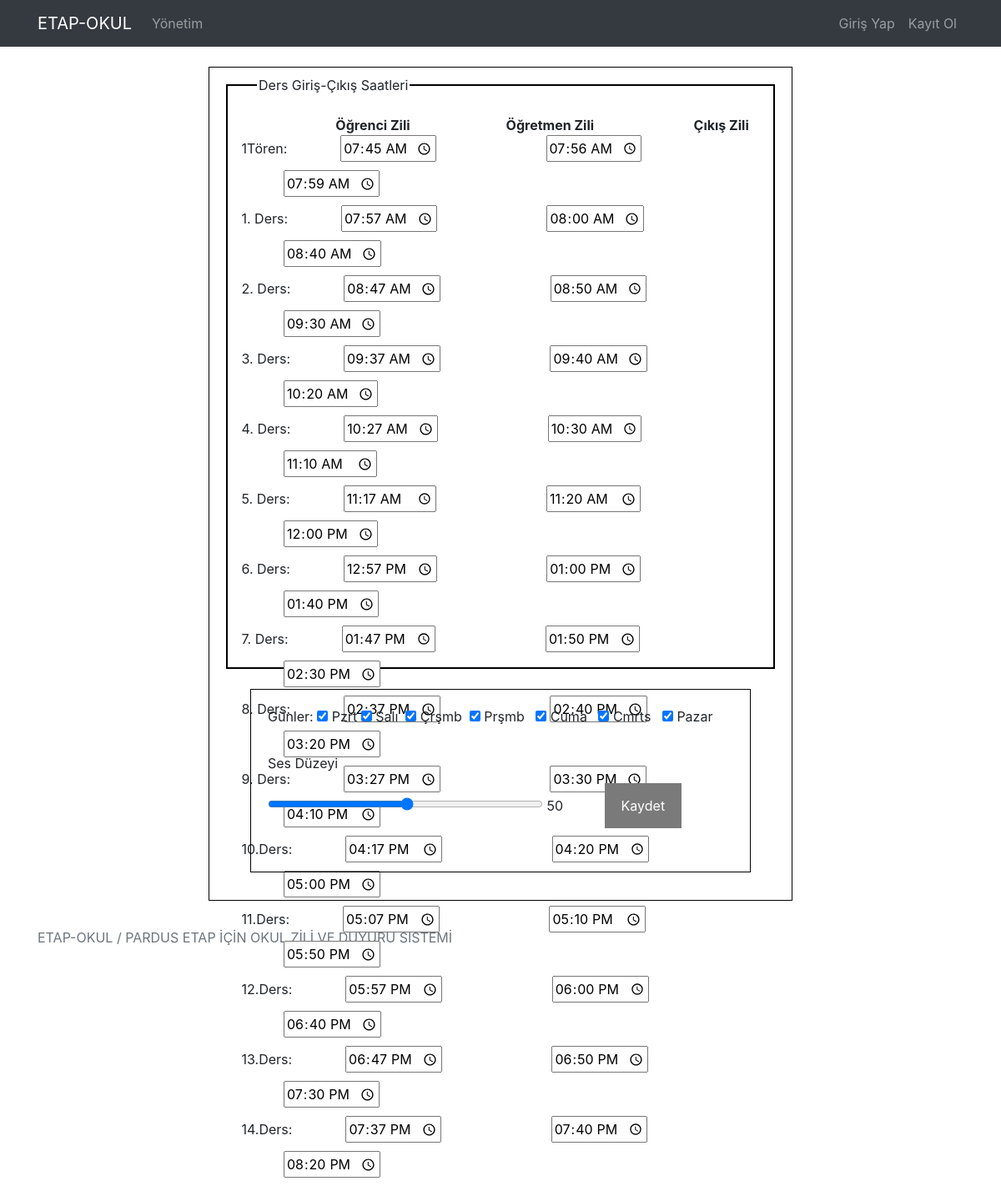
Page /saatler on the committed database.
### okulzili/models.py (models this page shows)
class SaatModel(models.Model):
    dersSaati=models.CharField(max_length=50,verbose_name="Ders Saati",null=False,blank=False,default="1. Ders")
    ogrenci=models.TimeField(verbose_name="Öğrenci Zili")
    ogretmen=models.TimeField(verbose_name="Öğretmen Zili")
    cikis=models.TimeField(verbose_name="Çıkış Zili")
    sesDuzeyi=models.IntegerField(verbose_name="Ses Düzeyi 0-100:",default=50)

### pages/views.py (the view, shortened to what this page needs)
# urls.py: path('saatler', views.saatler, name='saatler'),
def saatler(request):
    data = {
        "girisCikisSaatleri": SaatModel.objects.all()
    }
    return render(request, 'pages/saatler.html',data)

### templates/pages/saatler.html (shortened to what this page needs)
{% extends 'layout.html' %}
{% load static %}
{% block content %}
<div class="kutu">
    <aside id="info-block">
        <section class="file-markersaat">
          <div>
            <div class="box-title">
              Ders Giriş-Çıkış Saatleri
            </div>
            <form action="{% url 'saatler' %}" method="POST">
            <div class="box-contents"><br>
                <b class="yazi">&nbsp&nbsp;&nbsp;Öğrenci Zili</b><b class="yazi">Öğretmen Zili</b> <b class="yazi">Çıkış Zili</b><br>
                {% for kategori in girisCikisSaatleri %}
                  {{ kategori.dersSaati }}:<input class="sessa" type="time" id="ogrenci{{ kategori.id }}" name="ogrenci{{ kategori.id }}" value="{{ kategori.ogrenci }}">
                  <input class="sessa" type="time" id="ogretmen{{ kategori.id }}" name="ogretmen{{ kategori.id }}" value="{{ kategori.ogretmen }}">&nbsp;&nbsp;&nbsp;&nbsp;&nbsp;&nbsp;&nbsp;&nbsp;&nbsp;&nbsp;&nbsp;&nbsp;&nbsp;&nbsp;
                  <input class="sessa" type="time" id="cikis{{ kategori.id }}" name="cikis{{ kategori.id }}" value="{{ kategori.cikis }}"><br>
                {% endfor %}
            </div>
          </div>
        </section>
      </aside>
      <br>
      <div class="kutu2">
        <div >
          <label for="vehicle0"> Günler: </label>
            <input type="checkbox" id="pazartesi" name="pazartesi" value="1" checked="True">
            <label for="vehicle1"> Pzrt </label>
            <input type="checkbox" id="sali" name="sali" value="2" checked="True">
            <label for="vehicle2"> Salı&nbsp; </label>
            <input type="checkbox" id="carsamba" name="carsamba" value="3" checked="True">
            <label for="vehicle3"> Çrşmb&nbsp; </label>
            <input type="checkbox" id="persembe" name="persembe" value="4" checked="True">
            <label for="vehicle4"> Prşmb &nbsp;</label>
            <input type="checkbox" id="cuma" name="cuma" value="5" checked="True">
            <label for="vehicle5"> Cuma &nbsp;</label>
            <input type="checkbox" id="cumartesi" name="cumartesi" value="6" checked="True">
            <label for="vehicle6"> Cmrts &nbsp;</label>
            <input type="checkbox" id="pazar" name="pazar" value="7" checked="True">
            <label for="vehicle7"> Pazar</label>
          </div> <br>
          <label for="vehicle1"> Ses Düzeyi </label><br>
       <input type="range" id="sesseviyesi" name="sesseviyesi" min=1 max=100 style="width: 330px" oninput="this.nextElementSibling.value = this.value">
       <output>50</output>
       <button input type="submit" class="button">Kaydet</button>
       </div><br>
    </div>
</div>
{% endblock %}

### static/css/style.css (style rules this page uses)
.kutu { width: 700px; height: 1000px; padding: 20px; border: 1px solid rgb(0, 0, 0); margin: auto; position: relative; }
.kutu2 { width: 600px; height: 220px; padding: 20px; border: 1px solid rgb(0, 0, 0); margin: auto; position: relative; }
.button { background-color: #7a7a7a; border: none; color: white; padding: 15px 20px; text-align: center; text-decoration: none; display: inline-block; font-size: 16px; margin: 4px 45px; cursor: pointer; }
#info-block section { border: 2px solid black; }
.file-markersaat > div { padding: 0 3px; height: 710px; margin-top: -0.8em; }
.box-title { background: white none repeat scroll 0 0; display: inline-block; padding: 0 2px; margin-left: 2em; }
.sessa { padding: 1px 1px; margin-bottom: 10px; margin-left: 4em; }
.yazi { padding-left: 115px; }

### rows in the picture
SaatModel: dersSaati "1Tören", ogrenci "07:45", ogretmen "07:56", cikis "07:59"
SaatModel: dersSaati "1. Ders", ogrenci "07:57", ogretmen "08:00", cikis "08:40"
SaatModel: dersSaati "2. Ders", ogrenci "08:47", ogretmen "08:50", cikis "09:30"
SaatModel: dersSaati "3. Ders", ogrenci "09:37", ogretmen "09:40", cikis "10:20"
SaatModel: dersSaati "4. Ders", ogrenci "10:27", ogretmen "10:30", cikis "11:10"
SaatModel: dersSaati "5. Ders", ogrenci "11:17", ogretmen "11:20", cikis "12:00"
SaatModel: dersSaati "6. Ders", ogrenci "12:57", ogretmen "13:00", cikis "13:40"
SaatModel: dersSaati "7. Ders", ogrenci "13:47", ogretmen "13:50", cikis "14:30"
SaatModel: dersSaati "8. Ders", ogrenci "14:37", ogretmen "14:40", cikis "15:20"
SaatModel: dersSaati "9. Ders", ogrenci "15:27", ogretmen "15:30", cikis "16:10"
SaatModel: dersSaati "10.Ders", ogrenci "16:17", ogretmen "16:20", cikis "17:00"
SaatModel: dersSaati "11.Ders", ogrenci "17:07", ogretmen "17:10", cikis "17:50"
SaatModel: dersSaati "12.Ders", ogrenci "17:57", ogretmen "18:00", cikis "18:40"
SaatModel: dersSaati "13.Ders", ogrenci "18:47", ogretmen "18:50", cikis "19:30"
SaatModel: dersSaati "14.Ders", ogrenci "19:37", ogretmen "19:40", cikis "20:20"
